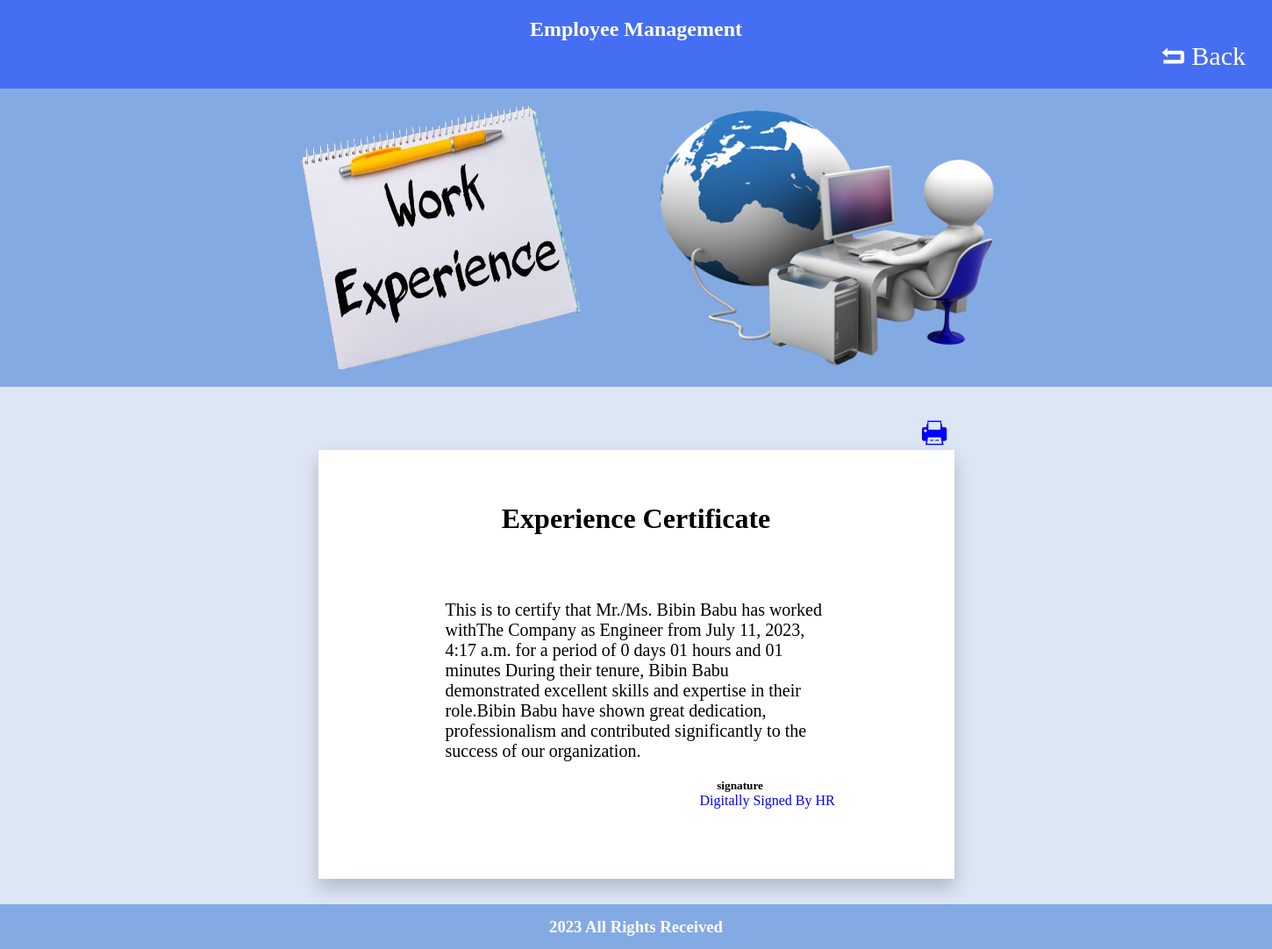
Page /exp/16/ (signed in) on the committed database.
### app/models.py (models this page shows, shortened)
class Employee(models.Model):
    employee_name = models.CharField(max_length=100)
    photo = models.ImageField(upload_to='pics')
    designation = models.CharField(max_length=150)
    qualification = models.CharField(max_length=150)
    address = models.CharField(max_length=150)
    remarks = models.TextField(default='')
    salary = models.IntegerField()
    Status = models.BooleanField(default=False)
    created = models.DateTimeField(auto_now_add=True)
    phone = models.IntegerField()
    email = models.EmailField()

### app/views.py (the view)
# urls.py: path('exp/<int:pk>/', Exp.as_view(), name='exp'),
class Exp(LoginRequiredMixin, DetailView):
    model = Employee
    template_name = 'exp.html'

### app/templatetags/custom_filters.py (called while the page is built)
@register.filter
def calculate_experience(created):
    now = timezone.now()
    experience = now - created
    days = experience.days
    hours, remainder = divmod(experience.seconds, 3600)
    minutes, seconds = divmod(remainder, 60)
    return f" {days} days {hours:02d} hours and {minutes:02d}  minutes"

### app/templates/exp.html (shortened to what this page needs)
{% load static%}
{% load custom_filters %}
<!DOCTYPE html>
<html lang="en">
<head>
    <link rel="stylesheet" href="/media/font/fontello.css" type="text/css">
</head>
<body style="background: #dce6f5">
<nav style=" width: 100%; background: #466EF2 ; padding-top: 20px; padding-bottom: 20px; text-align: right; padding">
<h1 style="color: white; text-align: center;">Employee Management</h1>
    <a href="{% url 'employee' %}"class="icon-back" >Back </a>
</nav>
<section style=" width: 100%; background: #84aae3; padding-top: 20px; padding-bottom: 20px;padding-left: 20%; text-align: center; display: flex; ">
    <img src="/media/images/exp.png" alt="img" height="300px;" width="30%">
    <img src="/media/images/exper.png" alt="img" height="300px;" width="30%">
</section>
<br>
<br>
 <butto style="margin-left: 72%; font-size: 30px;color: blue;" class="icon-print" id="exp"  onclick="printform('print')"></butto>
<div style="margin-top: 2px;" >
    <form action="" id="print"  style="background: white;margin-right: 25%; margin-left: 25%;padding-top: 60px;box-shadow: 0 10px 20px rgba(0, 0, 0, 0.2); ">
        <h1 style="text-align: center;">Experience Certificate</h1>
        <br>
        <br>
        <br>
                 <div style="margin-right: 20%;margin-left: 20%; font-size: 20px; padding-bottom: 20px;padding-top: 20px;">  This is to certify that Mr./Ms. {{employee.employee_name}} has
    worked withThe Company  as {{employee.designation}} from {{employee.created}} for
    a period of {{ employee.created|calculate_experience }} During their tenure,
    {{employee.employee_name}} demonstrated excellent skills and expertise in their
    role.{{employee.employee_name}} have shown great dedication, professionalism and
    contributed significantly to the success of our organization.
                     </div>
                                                      <h5 style="text-align: right; margin-right: 30%">signature</h5>
            <p style="color:blue;margin-left: 60%; padding-bottom: 80px;" >Digitally Signed By HR</p>
    </form>
</div>
<footer>
    <div style="background: #84aae3; text-align: center;color: white; margin-top: 2%; padding-top: 1%;padding-bottom: 1%;">
        <h3 >2023 All Rights Received</h3>
    </div>
</footer>
</body>
</html>

### app/templates/exp.html (style rules this page uses)
* { margin: 0; }
.icon-back { color: white; font-size: 30px; text-decoration: none; padding-right: 30px; }

### rows in the picture
Employee: employee_name "Bibin Babu", designation "Engineer", created "July 11, 2023, 4:17 a.m.", created|calculate_experience "0 days 01 hours and 01 minutes"
